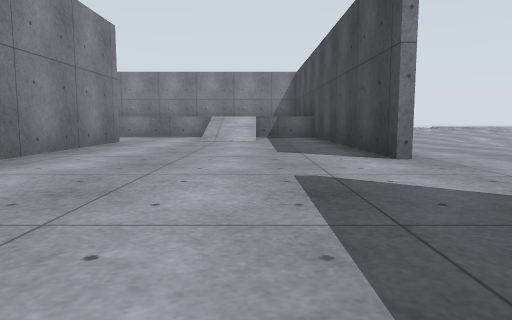
view 1 (above)

16 first-person views from a walk through a Gazebo world. The camera is 0.72 m above the floor, tilts 6° down and sees 70° across. The floor is counted in squares, 2 m on a side. Each view is taken from the middle of a square. On the plan, view 1 faces up. The plan holds only what a view shows up to about 9 squares ahead; the rest is blank. The place goes on beyond the plan. Surface patterns are stand-ins for the level's own textures.

view 2
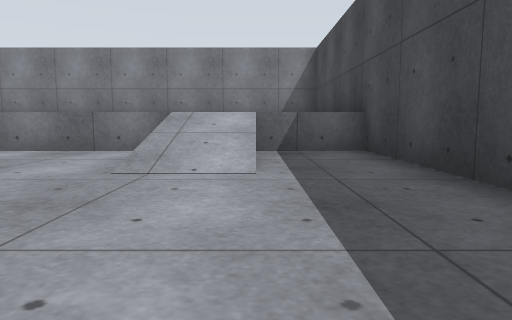

view 3
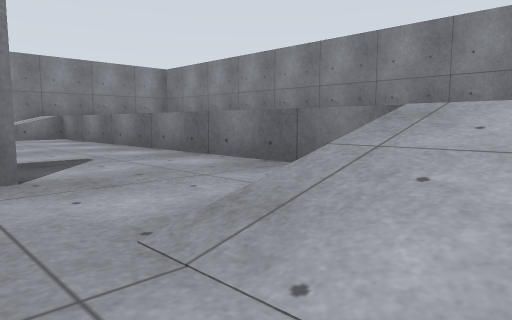

view 4
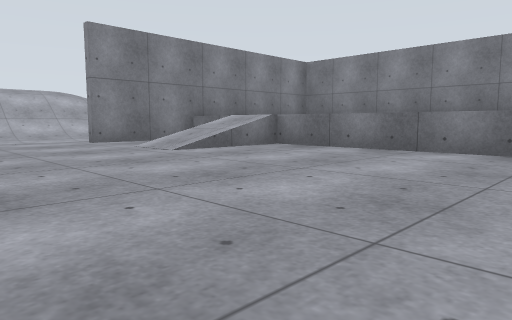

view 5
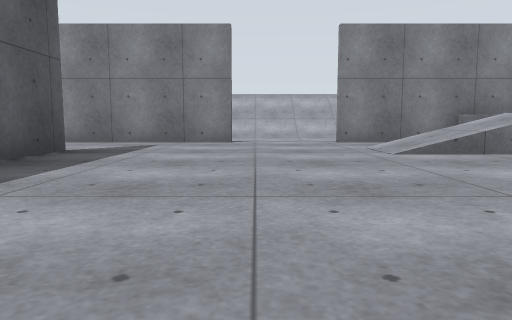

view 6
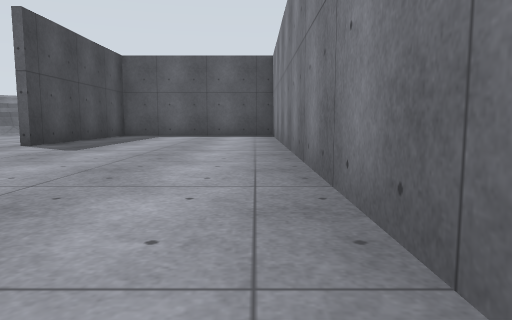

view 7
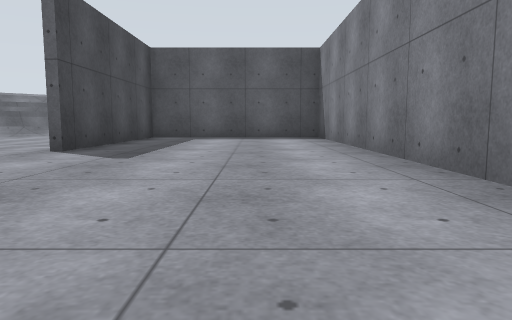

view 8
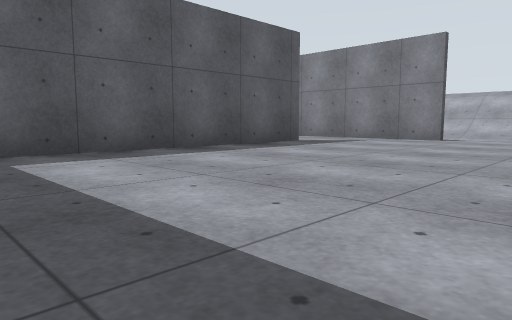

view 9
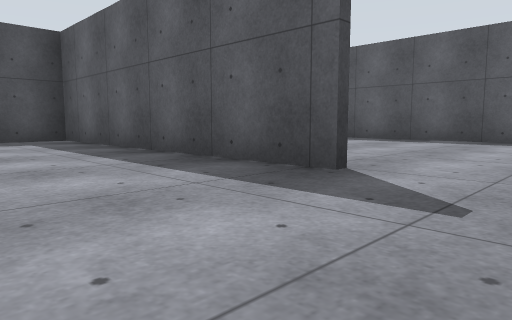

view 10
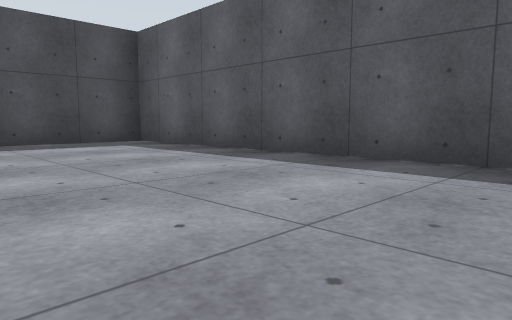

view 11
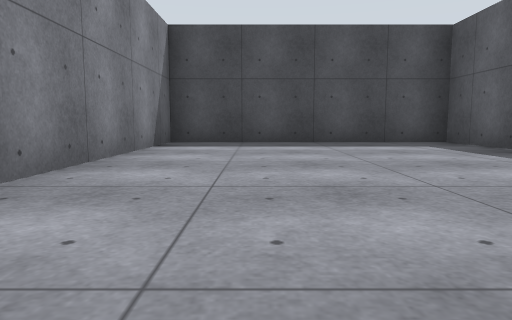

view 12
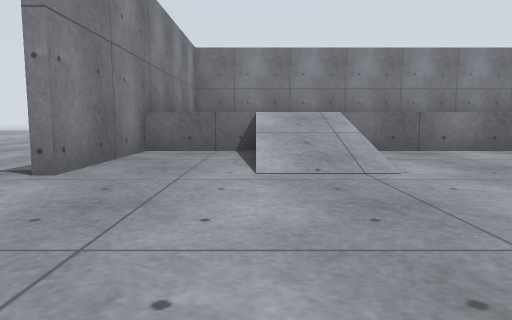

view 13
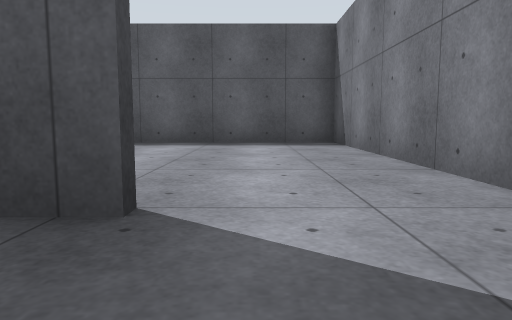

view 14
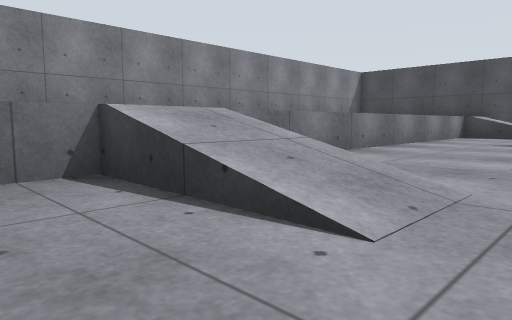

view 15
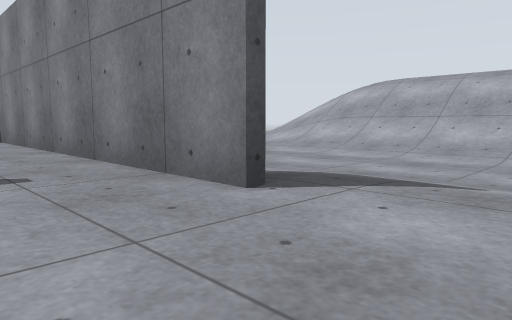

view 16
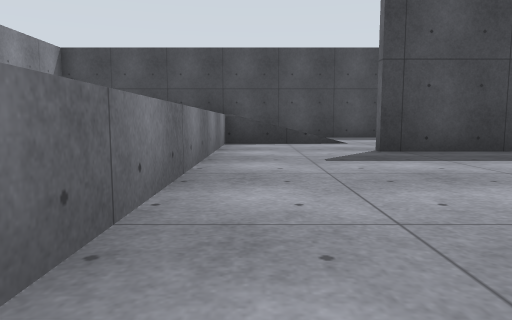

### Floor plan
Key: @ floor where view 1 was taken; # wall or solid block; x gap in a wall; . main floor; - floor 0.15 m lower than the main floor; _ floor 0.3 m lower than the main floor; : floor 0.3 m higher than the main floor; + floor 0.65 m higher than the main floor; / step, stairs or slope; = window, fence, low wall or low ledge.
Columns run from 17 left of view 1 to 5 right of it. Each row starts with its distance up from view 1.
 12        ############
 11    __  #          #
 10     _  #          #
  9     __ #          #  __
  8      __#+....... .#  __
  7       .#:=......:x# ___
  6   /_ _........#...# --
  5 ///___........#...#.--
  4 ///___.#......#...#..
  3 ///___ #.######.....
  2 ///__  #......#.....
  1 ///_   #......#...#..
  0  //    #......#..@#.-
 -1        #......#...#
 -2        ############

Positions as (right, up) in squares from view 1, and headings:
1: (0, 0), facing up
2: (0, 4), facing up
3: (0, 6), facing up-left
4: (-4, 4), facing up-left
5: (-4, 5), facing left
6: (-2, 7), facing down
7: (-1, 6), facing down
8: (-3, 7), facing down-left
9: (-10, 5), facing down-right
10: (-9, 1), facing down-right
11: (-9, 1), facing right
12: (-9, 4), facing up
13: (-9, 4), facing down
14: (-10, 6), facing up-right
15: (-9, 6), facing down-left
16: (-7, 8), facing right
